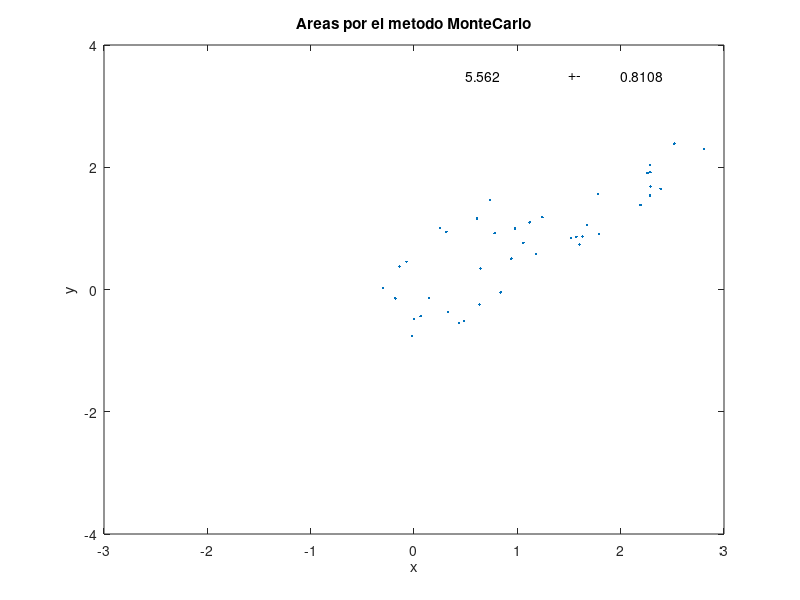

The MATLAB source for this figure:
clear, clf, hold off
m=100; veces=10;
ax = -0.5; bx = 4;
ay = -1; by = 3;
sa = 0; saa = 0;
for k=1:veces
  n=0;
  for i=1:m
    r=rand; x = ax + (bx-ax)*r;
    r
    r=rand; y = ay + (by-ay)*r;
    r
    %if (y<=exp(-x^2))
    %if(y<=sqrt(x) && y>=x^2)
    if(y>=x-1&&y^2<=2*x+1)
      n=n+1;
      px(n)=x; py(n)=y;
    end
  end
  area = n*(by-ay)*(bx-ax)/m;
  sa = sa + area;
  saa = saa + area^2;
end
prom = sa/veces;
desv = sqrt(veces*saa-sa^2)/veces;
promedio = num2str(prom);
desviacion = num2str(desv);
plot (px,py,'.'),
title('Areas por el metodo MonteCarlo');
xlabel('x');
ylabel('y');
axis([-3,3,-4,4])
text(0.5,3.5,promedio);
text(1.5,3.5,'+-');
text(2,3.5,desviacion);